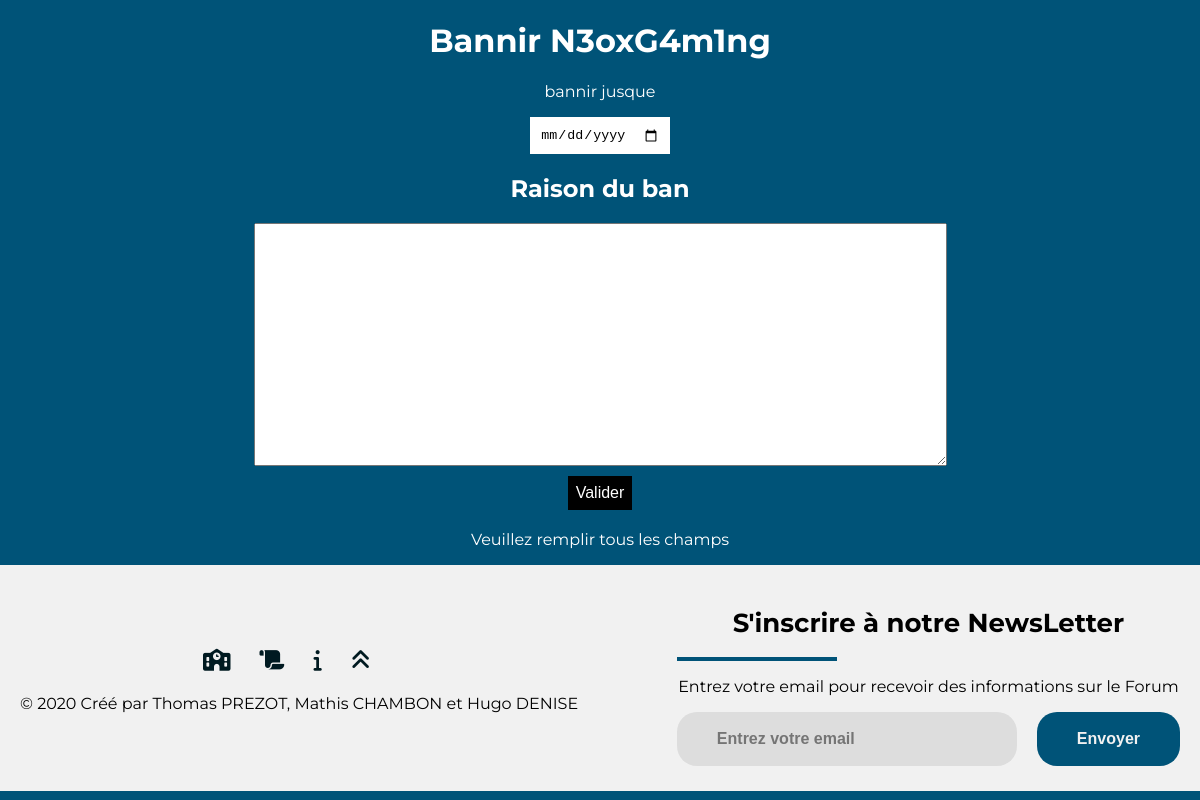
The app's page /TestPart1/bantemp.php?idCompte=1, older data.
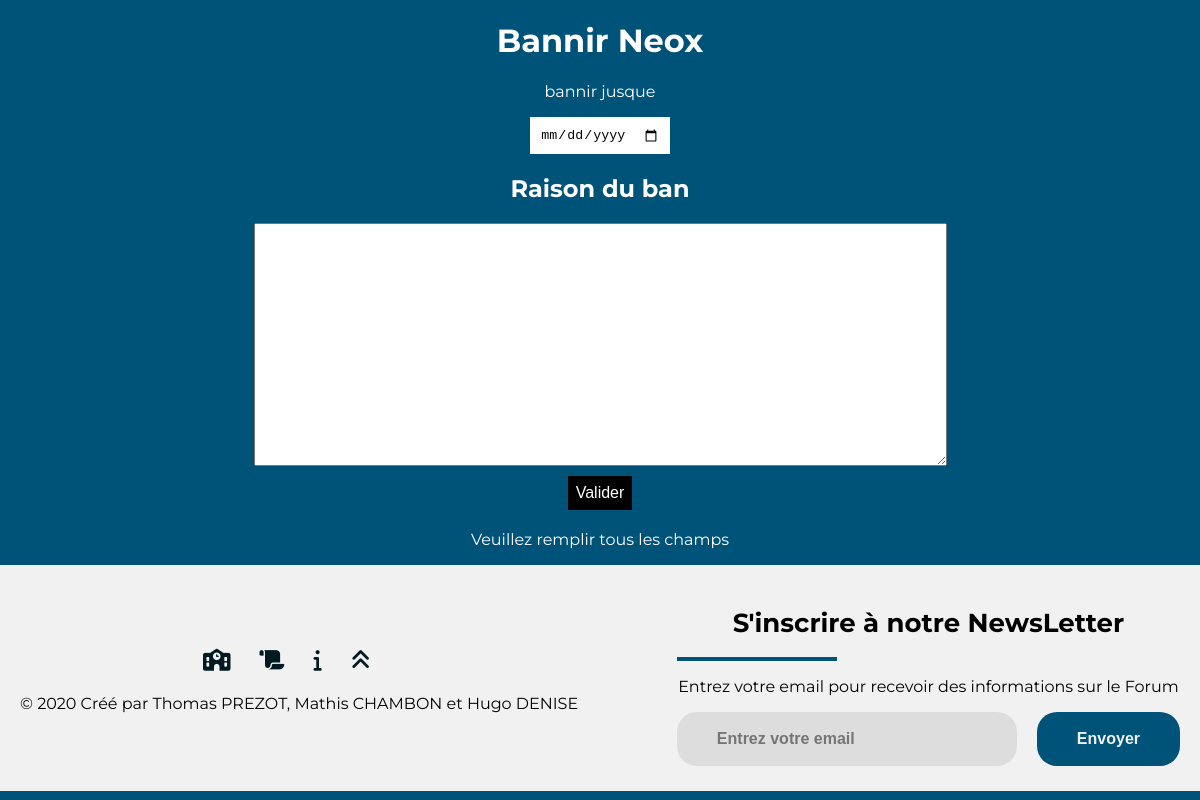
The same page, newer data.
### tables this page shows
CREATE TABLE Compte
(
idCompte INT(11) NOT NULL AUTO_INCREMENT,
isCompteBanni TINYINT,
dateDebutBan DATE,
dateFinBan DATE,
motDePasse VARCHAR(64),
login VARCHAR(64),
dateCreation DATE,
nomCompte VARCHAR(64),
idMessage INT(11),
connexion TINYINT,
email VARCHAR(64),
PRIMARY KEY(idCompte)
);

### TestPart1/data/compte.php (called while the page is built, shortened)
<?php
    class Compte
    {
        private $nomCompte;
        function getNomCompte() {
            return $this->nomCompte;
        }
        public function initCompte($idCompte)
        {
            $bdd=DatabaseLinker::getConnexion();
            $state = $bdd->prepare("SELECT * FROM Compte WHERE idCompte=?");
            $state->bindParam(1,$idCompte);
            $state->execute();
            $resultat = $state->fetchAll();
            foreach ($resultat as $ligneResultat)
            {
                $this->nomCompte = $ligneResultat["nomCompte"];
            }
        }
    }
?>

### TestPart1/bantemp.php (the view, shortened to what this page needs)
<?php
	include("HeaderForum.php");
	$utilisateur = new Compte();
	$utilisateur->initCompte($_GET["idCompte"]);
	$nom = $utilisateur->getNomCompte();
?>
<?php if (!empty($_GET["idCompte"]))
{
	?>
	<h1>Bannir <?php echo $nom;?></h1>
	<form method="POST">
		<div class="postCom">
			<div>
				<p>bannir jusque</p>
				<input type="date" name="dateFin"></input>
			</div>
			<h2>Raison du ban</h2>
			<textarea name="raison"></textarea>
			<br>
			<button>Valider</button>
			<br>
		</div>
	</form>
	<?php
	if (!empty($_POST["raison"])&&!empty($_POST["dateFin"]))
	{
		compteManager::banCompteTemp($_GET["idCompte"],$_POST["raison"],$_POST["dateFin"]);
		echo $_POST["dateFin"];
		header('Location: index.php');
		exit();
	}
	else
	{
		echo "<p>Veuillez remplir tous les champs</p>";
	}
	include("footer.php");
}
?>

Row changes from the older to the newer data that the page shows:
changed compte: nomCompte "N3oxG4m1ng" → "Neox"
